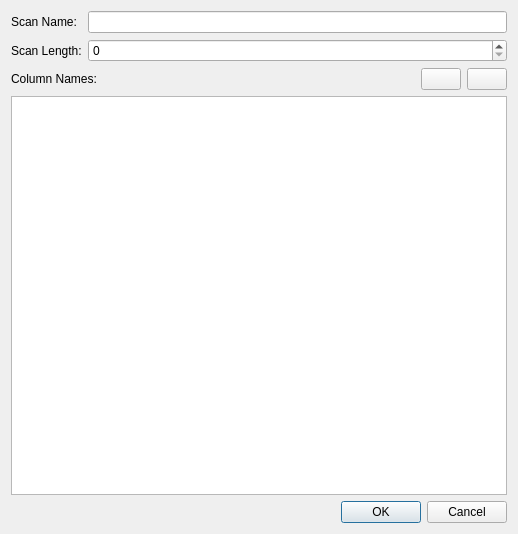
<?xml version="1.0" encoding="UTF-8"?>
<ui version="4.0">
 <class>QcepNewColumnScanDialog</class>
 <widget class="QDialog" name="QcepNewColumnScanDialog">
  <property name="geometry">
   <rect>
    <x>0</x>
    <y>0</y>
    <width>518</width>
    <height>534</height>
   </rect>
  </property>
  <property name="windowTitle">
   <string>Dialog</string>
  </property>
  <layout class="QGridLayout" name="gridLayout_2">
   <item row="0" column="0">
    <widget class="QLabel" name="label">
     <property name="text">
      <string>Scan Name:</string>
     </property>
    </widget>
   </item>
   <item row="0" column="1">
    <widget class="QLineEdit" name="m_ScanName"/>
   </item>
   <item row="1" column="0">
    <widget class="QLabel" name="label_3">
     <property name="text">
      <string>Scan Length:</string>
     </property>
    </widget>
   </item>
   <item row="1" column="1">
    <widget class="QSpinBox" name="m_ScanSize">
     <property name="maximum">
      <number>10000000</number>
     </property>
    </widget>
   </item>
   <item row="2" column="0" colspan="2">
    <layout class="QGridLayout" name="gridLayout">
     <item row="0" column="0">
      <widget class="QLabel" name="label_2">
       <property name="text">
        <string>Column Names:</string>
       </property>
      </widget>
     </item>
     <item row="0" column="1">
      <spacer name="horizontalSpacer">
       <property name="orientation">
        <enum>Qt::Horizontal</enum>
       </property>
       <property name="sizeHint" stdset="0">
        <size>
         <width>178</width>
         <height>20</height>
        </size>
       </property>
      </spacer>
     </item>
     <item row="0" column="2">
      <widget class="QPushButton" name="m_AddColumn">
       <property name="text">
        <string/>
       </property>
       <property name="icon">
        <iconset resource="../../../qxrdresources.qrc">
         <normaloff>:/images/list-add.png</normaloff>:/images/list-add.png</iconset>
       </property>
      </widget>
     </item>
     <item row="0" column="3">
      <widget class="QPushButton" name="m_DelColumn">
       <property name="text">
        <string/>
       </property>
       <property name="icon">
        <iconset resource="../../../qxrdresources.qrc">
         <normaloff>:/images/list-remove.png</normaloff>:/images/list-remove.png</iconset>
       </property>
      </widget>
     </item>
    </layout>
   </item>
   <item row="3" column="0" colspan="2">
    <widget class="QListWidget" name="m_ColumnNames"/>
   </item>
   <item row="4" column="0" colspan="2">
    <widget class="QDialogButtonBox" name="buttonBox">
     <property name="orientation">
      <enum>Qt::Horizontal</enum>
     </property>
     <property name="standardButtons">
      <set>QDialogButtonBox::Cancel|QDialogButtonBox::Ok</set>
     </property>
    </widget>
   </item>
  </layout>
 </widget>
 <resources>
  <include location="../../../qxrdresources.qrc"/>
 </resources>
 <connections>
  <connection>
   <sender>buttonBox</sender>
   <signal>accepted()</signal>
   <receiver>QcepNewColumnScanDialog</receiver>
   <slot>accept()</slot>
   <hints>
    <hint type="sourcelabel">
     <x>248</x>
     <y>254</y>
    </hint>
    <hint type="destinationlabel">
     <x>157</x>
     <y>274</y>
    </hint>
   </hints>
  </connection>
  <connection>
   <sender>buttonBox</sender>
   <signal>rejected()</signal>
   <receiver>QcepNewColumnScanDialog</receiver>
   <slot>reject()</slot>
   <hints>
    <hint type="sourcelabel">
     <x>316</x>
     <y>260</y>
    </hint>
    <hint type="destinationlabel">
     <x>286</x>
     <y>274</y>
    </hint>
   </hints>
  </connection>
 </connections>
</ui>
